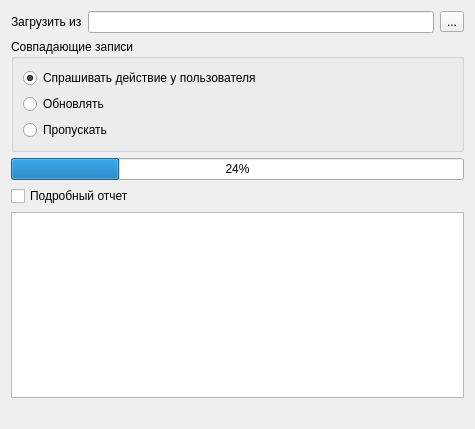
<ui version="4.0" >
 <class>ImportRbResult_Wizard_1</class>
 <widget class="QDialog" name="ImportRbResult_Wizard_1" >
  <property name="geometry" >
   <rect>
    <x>0</x>
    <y>0</y>
    <width>475</width>
    <height>429</height>
   </rect>
  </property>
  <property name="windowTitle" >
   <string>Импорт cправочника "Результаты События" </string>
  </property>
  <layout class="QGridLayout" >
   <item row="0" column="0" >
    <layout class="QHBoxLayout" >
     <property name="spacing" >
      <number>6</number>
     </property>
     <property name="margin" >
      <number>0</number>
     </property>
     <item>
      <widget class="QLabel" name="label" >
       <property name="text" >
        <string>Загрузить из</string>
       </property>
      </widget>
     </item>
     <item>
      <widget class="QLineEdit" name="edtFileName" />
     </item>
     <item>
      <widget class="QToolButton" name="btnSelectFile" >
       <property name="text" >
        <string>...</string>
       </property>
      </widget>
     </item>
    </layout>
   </item>
   <item row="2" column="0" >
    <widget class="CProgressBar" name="progressBar" >
     <property name="value" >
      <number>24</number>
     </property>
     <property name="orientation" >
      <enum>Qt::Horizontal</enum>
     </property>
    </widget>
   </item>
   <item row="5" column="0" >
    <widget class="QLabel" name="statusLabel" >
     <property name="text" >
      <string/>
     </property>
    </widget>
   </item>
   <item row="4" column="0" >
    <widget class="QTextBrowser" name="logBrowser" />
   </item>
   <item row="1" column="0" >
    <layout class="QVBoxLayout" >
     <item>
      <widget class="QGroupBox" name="groupBox" >
       <property name="title" >
        <string>Совпадающие записи</string>
       </property>
       <layout class="QVBoxLayout" >
        <item>
         <widget class="QRadioButton" name="rbAskUser" >
          <property name="enabled" >
           <bool>true</bool>
          </property>
          <property name="text" >
           <string>Спрашивать действие у пользователя</string>
          </property>
          <property name="checked" >
           <bool>true</bool>
          </property>
         </widget>
        </item>
        <item>
         <widget class="QRadioButton" name="rbUpdate" >
          <property name="text" >
           <string>Обновлять</string>
          </property>
          <property name="checked" >
           <bool>false</bool>
          </property>
         </widget>
        </item>
        <item>
         <widget class="QRadioButton" name="rbSkip" >
          <property name="text" >
           <string>Пропускать</string>
          </property>
         </widget>
        </item>
       </layout>
      </widget>
     </item>
    </layout>
   </item>
   <item row="3" column="0" >
    <widget class="QCheckBox" name="chkFullLog" >
     <property name="text" >
      <string>Подробный отчет</string>
     </property>
    </widget>
   </item>
  </layout>
 </widget>
 <customwidgets>
  <customwidget>
   <class>CProgressBar</class>
   <extends>QProgressBar</extends>
   <header>library/ProgressBar.h</header>
  </customwidget>
 </customwidgets>
 <resources/>
 <connections/>
</ui>
